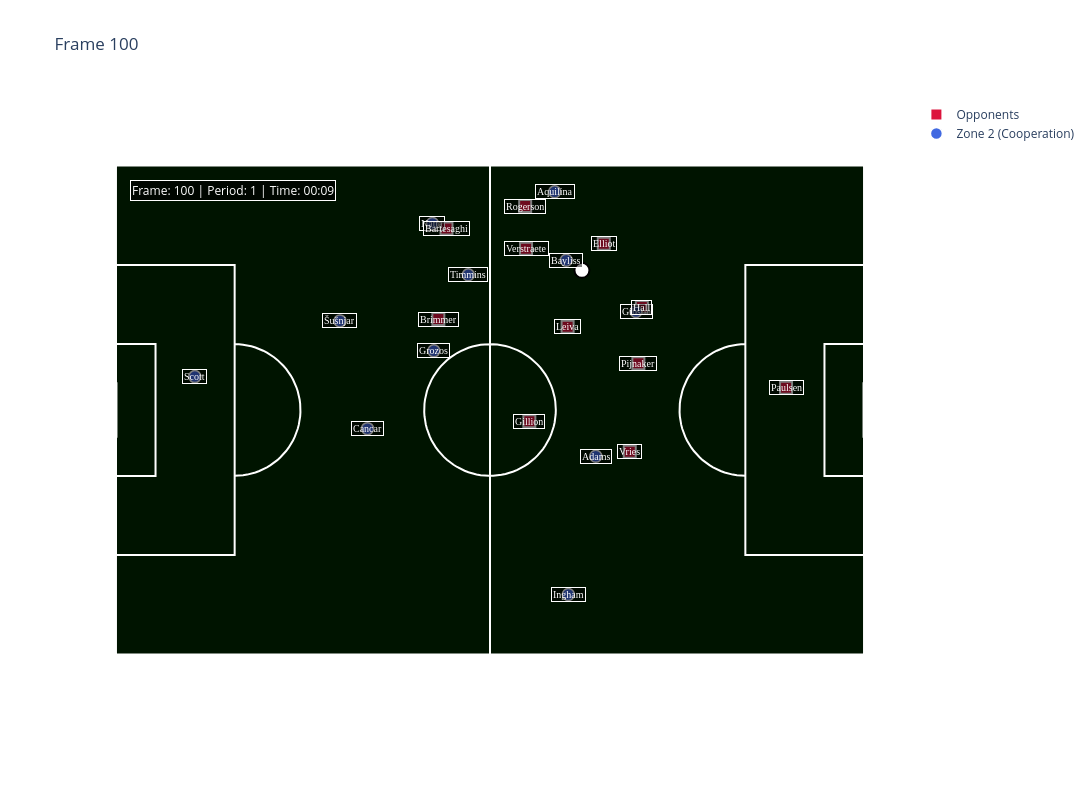

The code cell stored with this chart in its notebook:
### Markdown cell above
## 2. Static Frame Visualization

Visualize a single frame using Plotly. The figure is returned and can be displayed or further customized.

### Code cell
# Visualize a specific frame
example_frame = 100  # Choose a frame number

fig = zone_layer.visualize_frame_plotly(
    frame=example_frame,
    show_overlays=True,
    show_labels=True,
    show_zone_boundaries=True,
)

# Display the figure
fig.show()

### Figure 1 — Plotly figure (JSON) as saved in the notebook; plotly's stock layout.template omitted (floating-point values rounded to 4 significant figures)
{"data": [{"hoverinfo": "skip", "line": {"color": "#FFFFFF", "width": 2}, "mode": "lines", "showlegend": false, "type": "scatter", "x": [9.15, 9.132, 9.076, 8.985, 8.857, 8.693, 8.495, 8.262, 7.996, 7.697, 7.368, 7.009, 6.622, 6.208, 5.77, 5.308, 4.824, 4.321, 3.801, 3.266, 2.717, 2.157, 1.589, 1.014, 0.4354, -0.1452, -0.7251, -1.302, -1.874, -2.438, -2.993, -3.535, -4.063, -4.575, -5.068, -5.541, -5.992, -6.418, -6.819, -7.192, -7.537, -7.851, -8.133, -8.382, -8.598, -8.779, -8.925, -9.035, -9.109, -9.145, -9.145, -9.109, -9.035, -8.925, -8.779, -8.598, -8.382, -8.133, -7.851, -7.537, -7.192, -6.819, -6.418, -5.992, -5.541, -5.068, -4.575, -4.063, -3.535, -2.993, -2.438, -1.874, -1.302, -0.7251, -0.1452, 0.4354, 1.014, 1.589, 2.157, 2.717, 3.266, 3.801, 4.321, 4.824, 5.308, 5.77, 6.208, 6.622, 7.009, 7.368, 7.697, 7.996, 8.262, 8.495, 8.693, 8.857, 8.985, 9.076, 9.132, 9.15], "y": [0.0, 0.5803, 1.158, 1.732, 2.298, 2.855, 3.401, 3.933, 4.449, 4.947, 5.425, 5.882, 6.314, 6.722, 7.102, 7.453, 7.775, 8.065, 8.323, 8.547, 8.737, 8.892, 9.011, 9.094, 9.14, 9.149, 9.121, 9.057, 8.956, 8.819, 8.647, 8.44, 8.198, 7.924, 7.618, 7.281, 6.915, 6.521, 6.101, 5.656, 5.189, 4.7, 4.193, 3.669, 3.129, 2.578, 2.016, 1.446, 0.8698, 0.2903, -0.2903, -0.8698, -1.446, -2.016, -2.578, -3.129, -3.669, -4.193, -4.7, -5.189, -5.656, -6.101, -6.521, -6.915, -7.281, -7.618, -7.924, -8.198, -8.44, -8.647, -8.819, -8.956, -9.057, -9.121, -9.149, -9.14, -9.094, -9.011, -8.892, -8.737, -8.547, -8.323, -8.065, -7.775, -7.453, -7.102, -6.722, -6.314, -5.882, -5.425, -4.947, -4.449, -3.933, -3.401, -2.855, -2.298, -1.732, -1.158, -0.5803, -2.241e-15]}, {"hoverinfo": "skip", "line": {"color": "#FFFFFF", "width": 2}, "mode": "lines", "showlegend": false, "type": "scatter", "x": [-35.5, -34.91, -34.33, -33.75, -33.18, -32.62, -32.07, -31.53, -31.01, -30.51, -30.03, -29.57, -29.13, -28.73, -28.35, -28.0, -27.68, -27.39, -27.13, -26.91, -26.73, -26.58, -26.47, -26.39, -26.35, -26.35, -26.39, -26.47, -26.58, -26.73, -26.91, -27.13, -27.39, -27.68, -28.0, -28.35, -28.73, -29.13, -29.57, -30.03, -30.51, -31.01, -31.53, -32.07, -32.62, -33.18, -33.75, -34.33, -34.91, -35.5], "y": [-9.15, -9.131, -9.075, -8.981, -8.851, -8.684, -8.481, -8.244, -7.973, -7.669, -7.333, -6.967, -6.573, -6.152, -5.705, -5.235, -4.743, -4.232, -3.704, -3.16, -2.603, -2.036, -1.46, -0.8786, -0.2933, 0.2933, 0.8786, 1.46, 2.036, 2.603, 3.16, 3.704, 4.232, 4.743, 5.235, 5.705, 6.152, 6.573, 6.967, 7.333, 7.669, 7.973, 8.244, 8.481, 8.684, 8.851, 8.981, 9.075, 9.131, 9.15]}, {"hoverinfo": "skip", "line": {"color": "#FFFFFF", "width": 2}, "mode": "lines", "showlegend": false, "type": "scatter", "x": [35.5, 34.91, 34.33, 33.75, 33.18, 32.62, 32.07, 31.53, 31.01, 30.51, 30.03, 29.57, 29.13, 28.73, 28.35, 28.0, 27.68, 27.39, 27.13, 26.91, 26.73, 26.58, 26.47, 26.39, 26.35, 26.35, 26.39, 26.47, 26.58, 26.73, 26.91, 27.13, 27.39, 27.68, 28.0, 28.35, 28.73, 29.13, 29.57, 30.03, 30.51, 31.01, 31.53, 32.07, 32.62, 33.18, 33.75, 34.33, 34.91, 35.5], "y": [-9.15, -9.131, -9.075, -8.981, -8.851, -8.684, -8.481, -8.244, -7.973, -7.669, -7.333, -6.967, -6.573, -6.152, -5.705, -5.235, -4.743, -4.232, -3.704, -3.16, -2.603, -2.036, -1.46, -0.8786, -0.2933, 0.2933, 0.8786, 1.46, 2.036, 2.603, 3.16, 3.704, 4.232, 4.743, 5.235, 5.705, 6.152, 6.573, 6.967, 7.333, 7.669, 7.973, 8.244, 8.481, 8.684, 8.851, 8.981, 9.075, 9.131, 9.15]}, {"hoverinfo": "skip", "marker": {"color": "#FFFFFF", "line": {"color": "black", "width": 2}, "size": 15}, "mode": "markers", "name": "Ball", "showlegend": false, "type": "scatter", "x": [12.78], "y": [19.42]}, {"hoverinfo": "text", "hovertext": ["Paulsen", "Hall", "Pijnaker", "Elliot", "Vries", "Verstraete", "Leiva", "Rogerson", "Gillion", "Brimmer", "Bartesaghi"], "marker": {"color": "#DC143C", "line": {"color": "white", "width": 2}, "size": 12, "symbol": "square"}, "mode": "markers", "name": "Opponents", "showlegend": true, "type": "scatter", "x": [41.16, 21.11, 20.63, 15.82, 19.43, 5.01, 10.79, 4.89, 5.47, -7.18, -6.05], "y": [3.1, 14.31, 6.51, 23.1, -5.82, 22.41, 11.59, 28.35, -1.56, 12.65, 25.23]}, {"hoverinfo": "text", "hovertext": ["Scott", "Cancar", "Šušnjar", "Ingham", "Natta", "Timmins", "Grozos", "Bayliss", "Adams", "Aquilina", "Gibson"], "marker": {"color": "#4169E1", "line": {"color": "white", "width": 1.5}, "size": 12}, "mode": "markers", "name": "Zone 2 (Cooperation)", "showlegend": true, "type": "scatter", "x": [-41.03, -17.03, -20.86, 10.89, -8, -3.02, -7.81, 10.6, 14.71, 8.99, 20.3], "y": [4.64, -2.59, 12.39, -25.65, 25.92, 18.79, 8.22, 20.81, -6.42, 30.33, 13.69]}], "layout": {"annotations": [{"bgcolor": "rgba(0,0,0,0.5)", "bordercolor": "white", "borderwidth": 1, "font": {"color": "white", "family": "Arial Black", "size": 10}, "showarrow": false, "text": "Scott", "x": -41.03, "y": 4.64}, {"bgcolor": "rgba(0,0,0,0.5)", "bordercolor": "white", "borderwidth": 1, "font": {"color": "white", "family": "Arial Black", "size": 10}, "showarrow": false, "text": "Cancar", "x": -17.03, "y": -2.59}, {"bgcolor": "rgba(0,0,0,0.5)", "bordercolor": "white", "borderwidth": 1, "font": {"color": "white", "family": "Arial Black", "size": 10}, "showarrow": false, "text": "Šušnjar", "x": -20.86, "y": 12.39}, {"bgcolor": "rgba(0,0,0,0.5)", "bordercolor": "white", "borderwidth": 1, "font": {"color": "white", "family": "Arial Black", "size": 10}, "showarrow": false, "text": "Ingham", "x": 10.89, "y": -25.65}, {"bgcolor": "rgba(0,0,0,0.5)", "bordercolor": "white", "borderwidth": 1, "font": {"color": "white", "family": "Arial Black", "size": 10}, "showarrow": false, "text": "Natta", "x": -8, "y": 25.92}, {"bgcolor": "rgba(0,0,0,0.5)", "bordercolor": "white", "borderwidth": 1, "font": {"color": "white", "family": "Arial Black", "size": 10}, "showarrow": false, "text": "Timmins", "x": -3.02, "y": 18.79}, {"bgcolor": "rgba(0,0,0,0.5)", "bordercolor": "white", "borderwidth": 1, "font": {"color": "white", "family": "Arial Black", "size": 10}, "showarrow": false, "text": "Grozos", "x": -7.81, "y": 8.22}, {"bgcolor": "rgba(0,0,0,0.5)", "bordercolor": "white", "borderwidth": 1, "font": {"color": "white", "family": "Arial Black", "size": 10}, "showarrow": false, "text": "Bayliss", "x": 10.6, "y": 20.81}, {"bgcolor": "rgba(0,0,0,0.5)", "bordercolor": "white", "borderwidth": 1, "font": {"color": "white", "family": "Arial Black", "size": 10}, "showarrow": false, "text": "Adams", "x": 14.71, "y": -6.42}, {"bgcolor": "rgba(0,0,0,0.5)", "bordercolor": "white", "borderwidth": 1, "font": {"color": "white", "family": "Arial Black", "size": 10}, "showarrow": false, "text": "Aquilina", "x": 8.99, "y": 30.33}, {"bgcolor": "rgba(0,0,0,0.5)", "bordercolor": "white", "borderwidth": 1, "font": {"color": "white", "family": "Arial Black", "size": 10}, "showarrow": false, "text": "Gibson", "x": 20.3, "y": 13.69}, {"bgcolor": "rgba(0,0,0,0.5)", "bordercolor": "white", "borderwidth": 1, "font": {"color": "white", "family": "Arial Black", "size": 10}, "showarrow": false, "text": "Paulsen", "x": 41.16, "y": 3.1}, {"bgcolor": "rgba(0,0,0,0.5)", "bordercolor": "white", "borderwidth": 1, "font": {"color": "white", "family": "Arial Black", "size": 10}, "showarrow": false, "text": "Hall", "x": 21.11, "y": 14.31}, {"bgcolor": "rgba(0,0,0,0.5)", "bordercolor": "white", "borderwidth": 1, "font": {"color": "white", "family": "Arial Black", "size": 10}, "showarrow": false, "text": "Pijnaker", "x": 20.63, "y": 6.51}, {"bgcolor": "rgba(0,0,0,0.5)", "bordercolor": "white", "borderwidth": 1, "font": {"color": "white", "family": "Arial Black", "size": 10}, "showarrow": false, "text": "Elliot", "x": 15.82, "y": 23.1}, {"bgcolor": "rgba(0,0,0,0.5)", "bordercolor": "white", "borderwidth": 1, "font": {"color": "white", "family": "Arial Black", "size": 10}, "showarrow": false, "text": "Vries", "x": 19.43, "y": -5.82}, {"bgcolor": "rgba(0,0,0,0.5)", "bordercolor": "white", "borderwidth": 1, "font": {"color": "white", "family": "Arial Black", "size": 10}, "showarrow": false, "text": "Verstraete", "x": 5.01, "y": 22.41}, {"bgcolor": "rgba(0,0,0,0.5)", "bordercolor": "white", "borderwidth": 1, "font": {"color": "white", "family": "Arial Black", "size": 10}, "showarrow": false, "text": "Leiva", "x": 10.79, "y": 11.59}, {"bgcolor": "rgba(0,0,0,0.5)", "bordercolor": "white", "borderwidth": 1, "font": {"color": "white", "family": "Arial Black", "size": 10}, "showarrow": false, "text": "Rogerson", "x": 4.89, "y": 28.35}, {"bgcolor": "rgba(0,0,0,0.5)", "bordercolor": "white", "borderwidth": 1, "font": {"color": "white", "family": "Arial Black", "size": 10}, "showarrow": false, "text": "Gillion", "x": 5.47, "y": -1.56}, {"bgcolor": "rgba(0,0,0,0.5)", "bordercolor": "white", "borderwidth": 1, "font": {"color": "white", "family": "Arial Black", "size": 10}, "showarrow": false, "text": "Brimmer", "x": -7.18, "y": 12.65}, {"bgcolor": "rgba(0,0,0,0.5)", "bordercolor": "white", "borderwidth": 1, "font": {"color": "white", "family": "Arial Black", "size": 10}, "showarrow": false, "text": "Bartesaghi", "x": -6.05, "y": 25.23}, {"bgcolor": "rgba(0,0,0,0.7)", "bordercolor": "white", "borderwidth": 1, "font": {"color": "white", "size": 12}, "showarrow": false, "text": "Frame: 100 | Period: 1 | Time: 00:09", "x": -50, "xanchor": "left", "xref": "x", "y": 32, "yanchor": "top", "yref": "y"}], "height": 800, "paper_bgcolor": "white", "plot_bgcolor": "rgba(0,0,0,0)", "shapes": [{"fillcolor": "#001400", "layer": "below", "line": {"color": "#FFFFFF", "width": 2}, "type": "rect", "x0": -52, "x1": 52, "y0": -34, "y1": 34}, {"layer": "below", "line": {"color": "#FFFFFF", "width": 2}, "type": "line", "x0": 0, "x1": 0, "y0": -34, "y1": 34}, {"fillcolor": "rgba(0,0,0,0)", "layer": "below", "line": {"color": "#FFFFFF", "width": 2}, "type": "rect", "x0": -52, "x1": -35.5, "y0": -20.16, "y1": 20.16}, {"fillcolor": "rgba(0,0,0,0)", "layer": "below", "line": {"color": "#FFFFFF", "width": 2}, "type": "rect", "x0": 35.5, "x1": 52, "y0": -20.16, "y1": 20.16}, {"fillcolor": "rgba(0,0,0,0)", "layer": "below", "line": {"color": "#FFFFFF", "width": 3}, "type": "rect", "x0": -54, "x1": -52, "y0": -3.66, "y1": 3.66}, {"fillcolor": "rgba(0,0,0,0)", "layer": "below", "line": {"color": "#FFFFFF", "width": 3}, "type": "rect", "x0": 52, "x1": 54, "y0": -3.66, "y1": 3.66}, {"fillcolor": "rgba(0,0,0,0)", "layer": "below", "line": {"color": "#FFFFFF", "width": 2}, "type": "rect", "x0": -52, "x1": -46.5, "y0": -9.16, "y1": 9.16}, {"fillcolor": "rgba(0,0,0,0)", "layer": "below", "line": {"color": "#FFFFFF", "width": 2}, "type": "rect", "x0": 46.5, "x1": 52, "y0": -9.16, "y1": 9.16}], "showlegend": true, "title": {"text": "Frame 100"}, "width": 1223, "xaxis": {"range": [-57, 57], "scaleanchor": "y", "scaleratio": 1, "showgrid": false, "showticklabels": false, "zeroline": false}, "yaxis": {"range": [-39, 39], "showgrid": false, "showticklabels": false, "zeroline": false}}}
